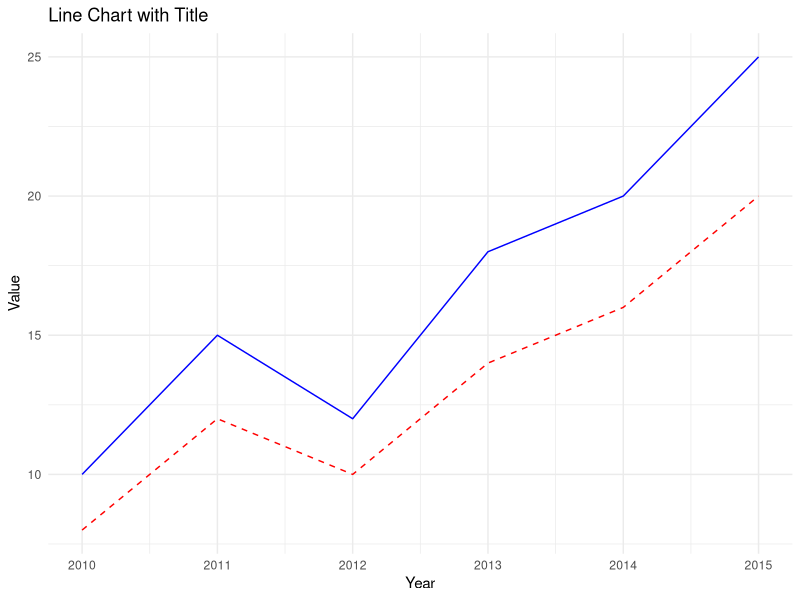

R code for this plot:
library(ggplot2)

# Sample data
df <- data.frame(
  Year = c(2010, 2011, 2012, 2013, 2014, 2015),
  Value1 = c(10, 15, 12, 18, 20, 25),
  Value2 = c(8, 12, 10, 14, 16, 20)
)

# Create a line chart
ggplot(df, aes(x = Year)) +
  geom_line(aes(y = Value1), color = "blue", linetype = "solid") +
  geom_line(aes(y = Value2), color = "red", linetype = "dashed") +
  
  # Add title
  labs(title = "Line Chart with Title") +
  
  # Customize axis labels
  labs(x = "Year", y = "Value") +
  
  # Customize the theme
  theme_minimal()